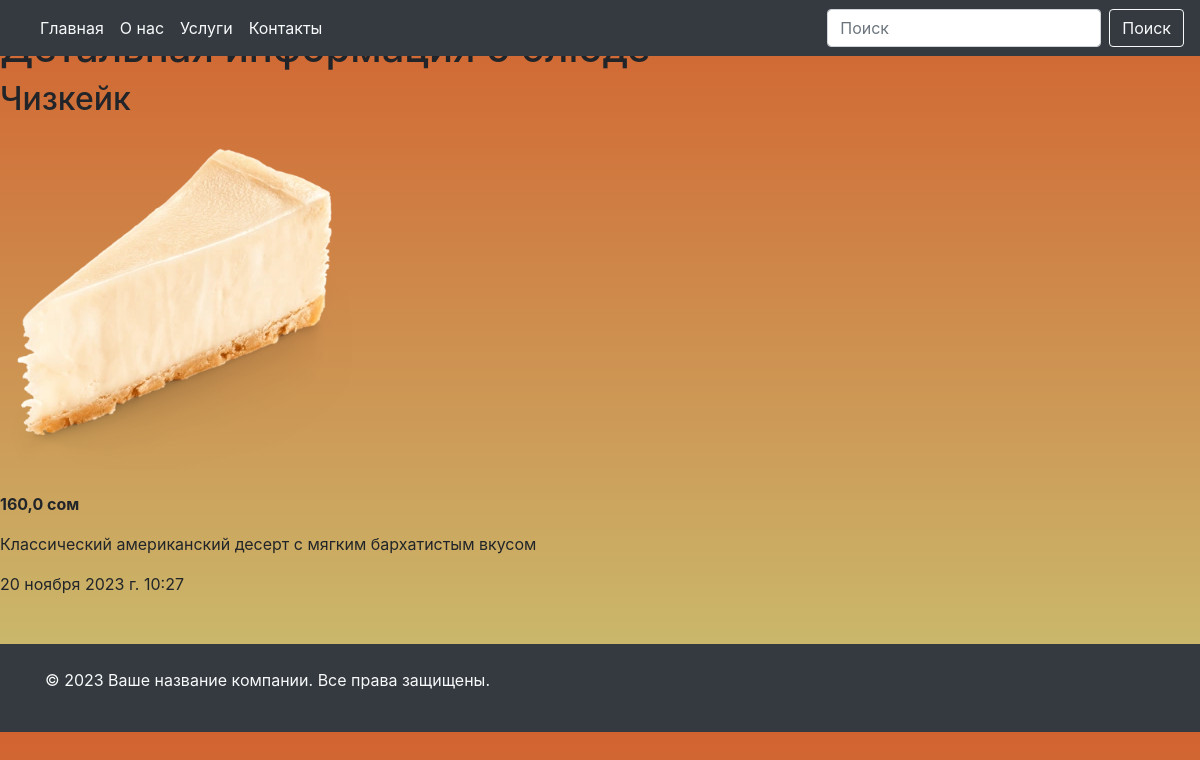
Page /dish_list/3/ on the committed database.
### main_page/models.py (models this page shows, shortened)
class DishListModel(models.Model):
    CATEGORY = (
        ('Пицца', 'Пицца'),
        ('Напитки', 'Напитки'),
        ('Другая еда', 'Другая еда')
    )
    title = models.CharField(max_length=100, verbose_name='Напишите название блюда')
    image = models.ImageField(upload_to='dishes/', verbose_name='Добавьте фото')
    category = models.CharField(max_length=100, choices=CATEGORY)
    description = models.TextField(blank=True, verbose_name='Описание блюда')
    price = models.FloatField()
    created_at = models.DateTimeField(auto_now_add=True)
    class Meta:
        verbose_name = 'Блюдо'
        verbose_name_plural = 'Блюда'

### main_page/views.py (the view)
# urls.py: path('dish_list/<int:id>/', dish_list_detail_view),
def dish_list_detail_view(request, id):
    if request.method == 'GET':
        dish_id = get_object_or_404(DishListModel, id=id)
        return render(request, template_name='dish_detail.html', context={'dish': dish_id})

### templates/dish_detail.html
{% include 'header_and_footer/header.html' %}
<h1>Детальная информация о блюде</h1>
<h2>{{dish.title}}</h2>
<img src="{{dish.image.url}}" alt="">
<p><strong>{{dish.price}} сом</strong></p>
<p>{{dish.description}}</p>
<time>{{dish.created_at}}</time>
{% include 'header_and_footer/footer.html' %}

### templates/header_and_footer/header.html (style rules this page uses)
body { background: linear-gradient(to bottom, #d26330, #c9c373); }

### rows in the picture
DishListModel: title "Чизкейк", image (picture), price "160,0", description "Классический американский десерт с мягким бархатистым вкусом", created_at "20 ноября 2023 г. 10:27"
